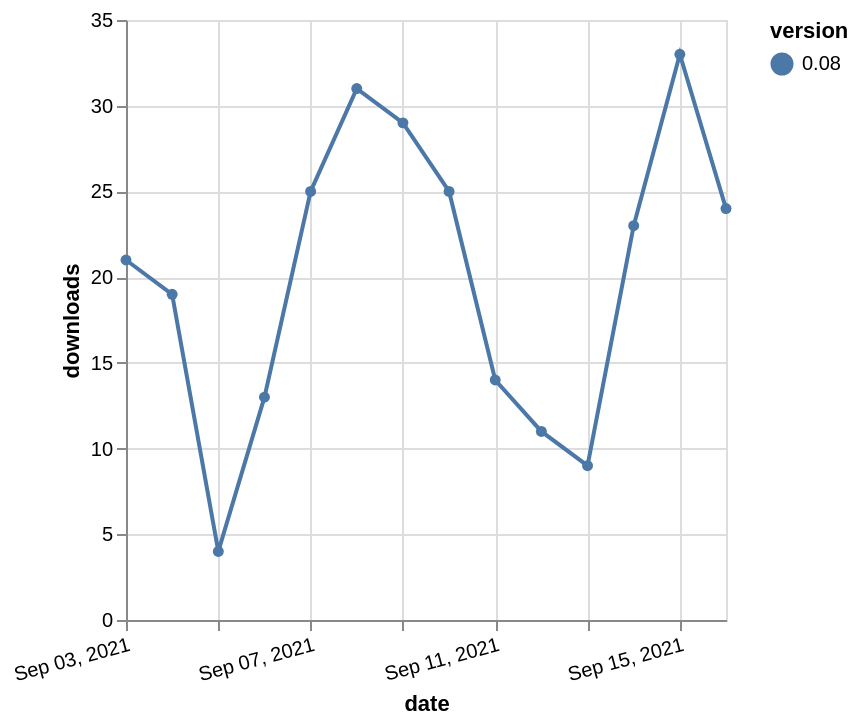

Vega-Lite specification stored for this chart:
### Vega-Lite specification from a JSON file in a GitHub repository (floating-point values rounded to 4 significant figures)
{"$schema": "https://vega.github.io/schema/vega-lite/v5.json", "description": "A simple bar chart with embedded data.", "data": {"values": [{"date": "2021-09-03", "total": 25949, "delta": 21, "version": "0.08"}, {"date": "2021-09-04", "total": 25968, "delta": 19, "version": "0.08"}, {"date": "2021-09-05", "total": 25972, "delta": 4, "version": "0.08"}, {"date": "2021-09-06", "total": 25985, "delta": 13, "version": "0.08"}, {"date": "2021-09-07", "total": 26010, "delta": 25, "version": "0.08"}, {"date": "2021-09-08", "total": 26041, "delta": 31, "version": "0.08"}, {"date": "2021-09-09", "total": 26070, "delta": 29, "version": "0.08"}, {"date": "2021-09-10", "total": 26095, "delta": 25, "version": "0.08"}, {"date": "2021-09-11", "total": 26109, "delta": 14, "version": "0.08"}, {"date": "2021-09-12", "total": 26120, "delta": 11, "version": "0.08"}, {"date": "2021-09-13", "total": 26129, "delta": 9, "version": "0.08"}, {"date": "2021-09-14", "total": 26152, "delta": 23, "version": "0.08"}, {"date": "2021-09-15", "total": 26185, "delta": 33, "version": "0.08"}, {"date": "2021-09-16", "total": 26209, "delta": 24, "version": "0.08"}]}, "width": "container", "mark": {"type": "line", "point": {"filled": true}}, "encoding": {"x": {"field": "date", "type": "temporal", "timeUnit": "yearmonthdate", "title": "date", "axis": {"labelAngle": -15}}, "y": {"field": "delta", "type": "quantitative", "title": "downloads"}, "color": {"field": "version", "type": "nominal"}, "tooltip": {"field": "delta"}}}
